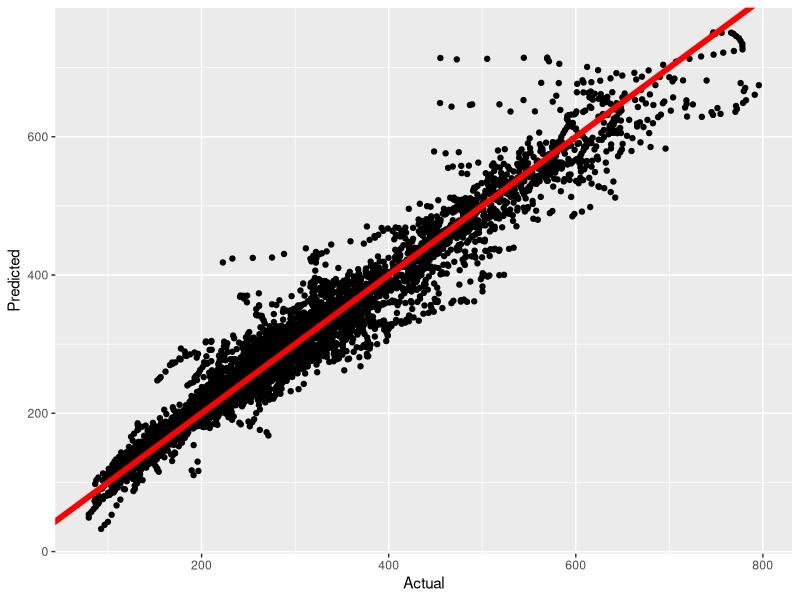
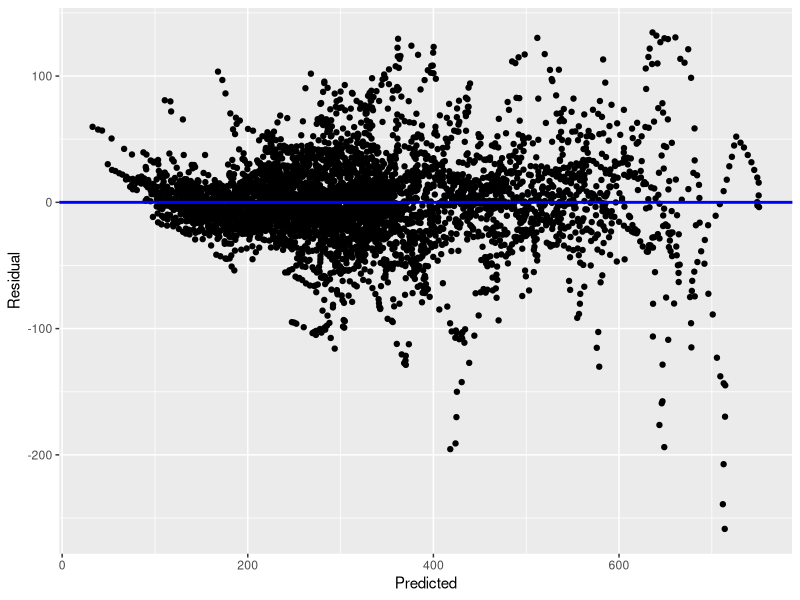
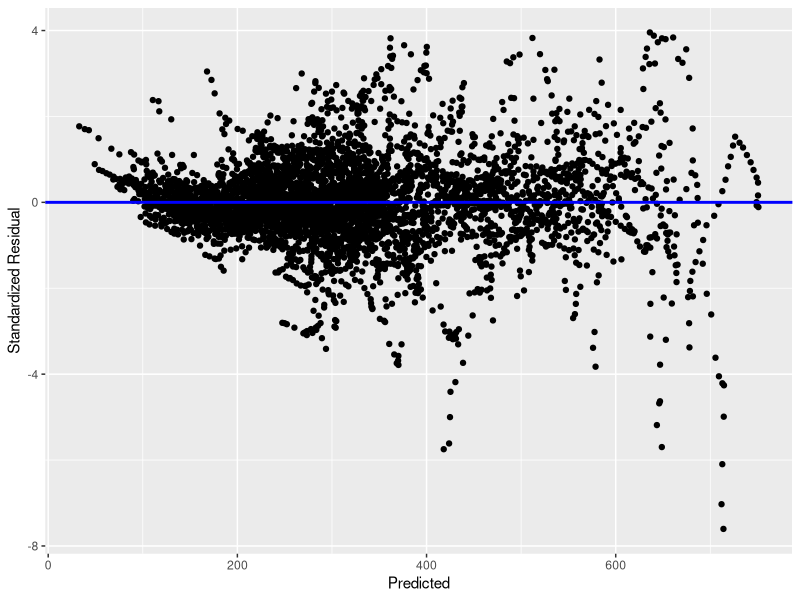
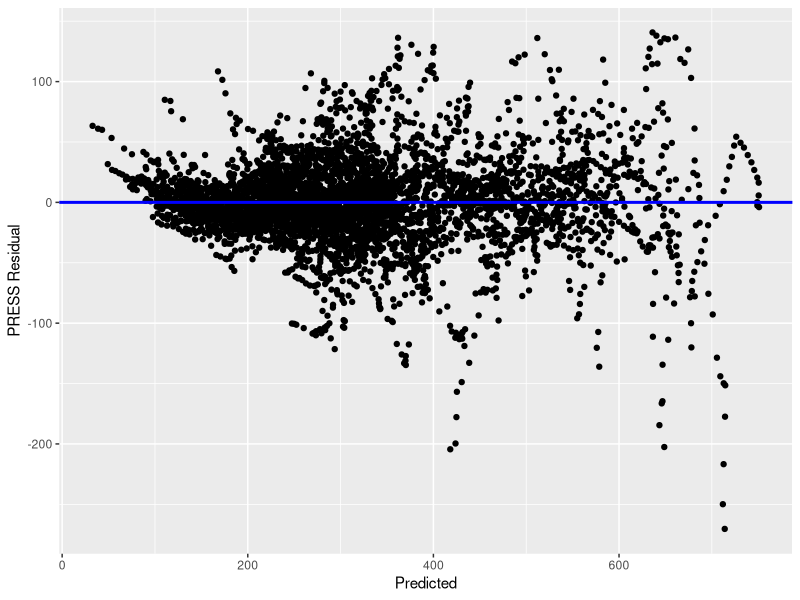
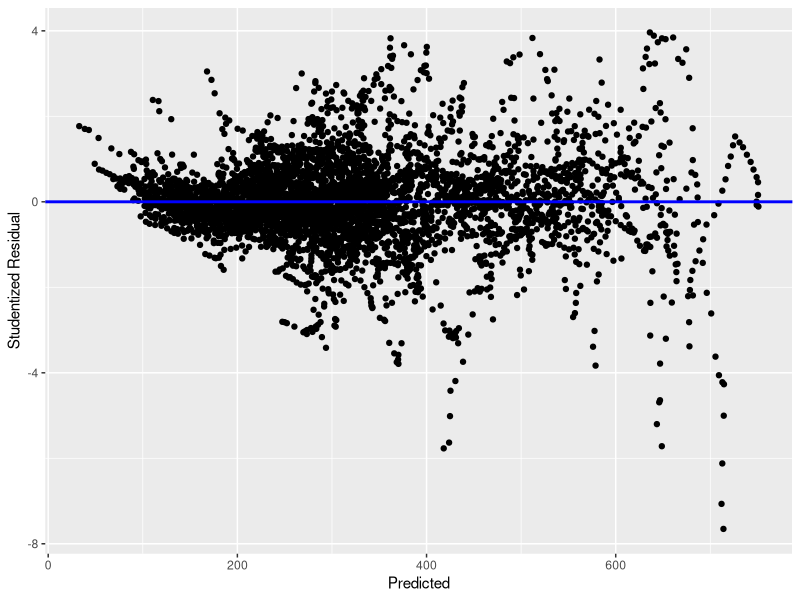
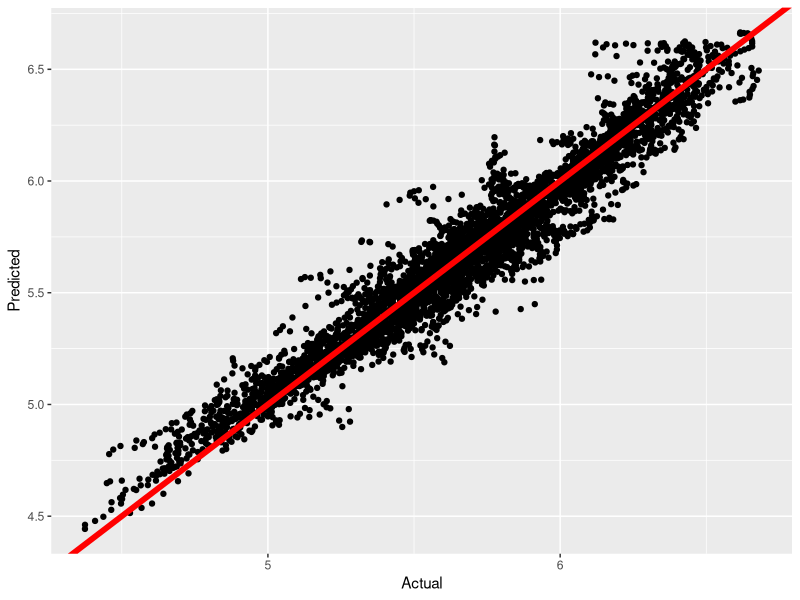
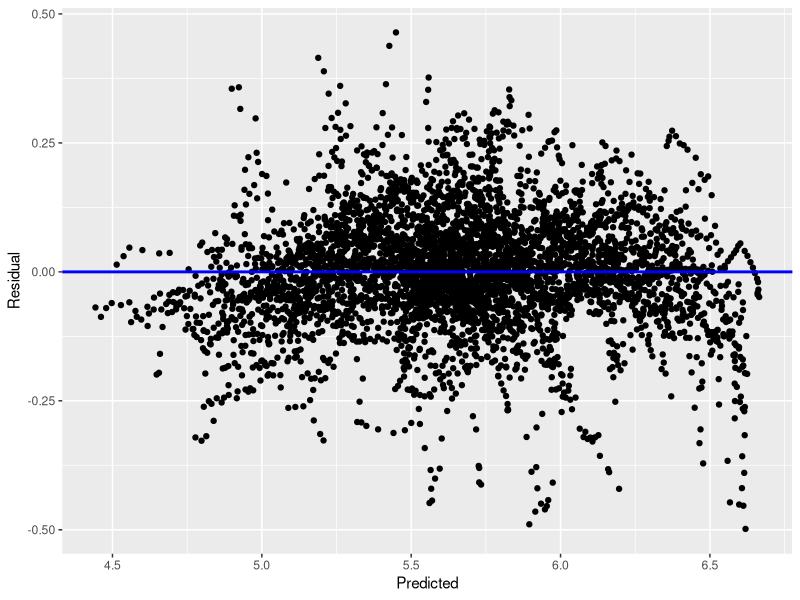
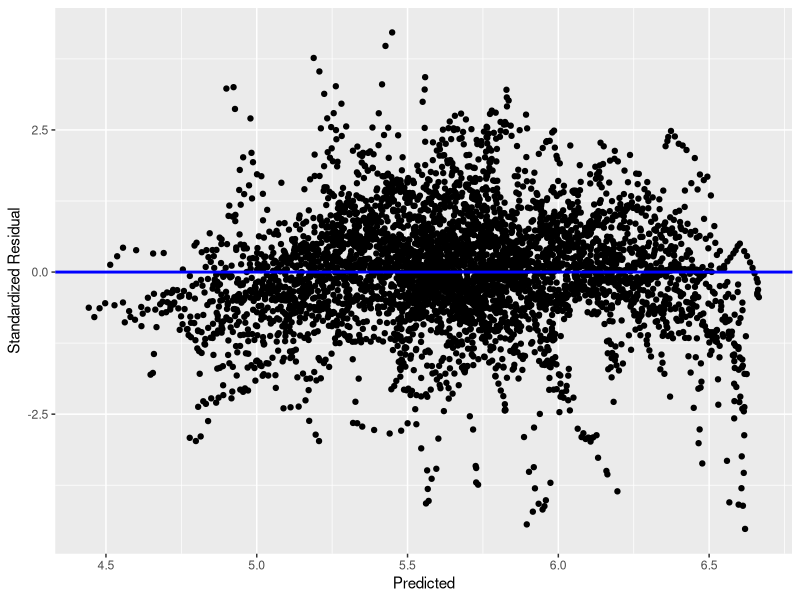

Reproduce these figures in R, in order.
## ---- chunk 1
library(zoo)
library(MASS)
library(tidyverse)
library(lme4)
library(caTools)
library(caret)
final_data <- read.csv("final_data.csv")
## ---- chunk 2
model_data <- final_data %>% 
  group_by(Entity) %>% 
  mutate(GDP_Per_Capita = na.approx(GDP_Per_Capita, maxgap = 25, rule = 2))

model_data <- model_data %>% 
  na.omit()
## ---- chunk 3
formula <- (cardiovasc_deaths ~ mean_bmi +percent_obesity + percent_severe_obesity  + GDP_Per_Capita +factor(Entity) + factor(Year))

model1  <- lm(formula, data=model_data)

PRESS <- function(linear.model) {
  #' calculate the predictive residuals
  pr <- residuals(linear.model)/(1-lm.influence(linear.model)$hat)
  #' calculate the PRESS
  PRESS <- sum(pr^2)
  
  return(pr)
}

model_eval<- function(model, data){

  stanresid<-model %>% 
    rstandard()
  
  yhat <-model %>% 
    predict()
  
  resid <- model$residuals
  
  pressres <- model %>% 
    PRESS()
  
  stures <-  model %>% 
  studres()
  
  stanres <- model %>% 
    rstandard()
  fulldf<-cbind(data$cardiovasc_deaths, yhat, resid, stanres, pressres, stures)
  fulldf = as.data.frame(fulldf)
  names(fulldf) <- c("Y","Y_Hat", "residuals", "standardized_residuals", "press_residuals", "studentized_residuals")
  return(fulldf)
}

residuals_model1<- model_eval(model1, model_data)

errors<- data.frame("Full_Test" = numeric(),"LOOCV" = numeric(),"Segment_Test" = numeric(),"Segment_Train" = numeric())
errors[1,1] <- sqrt(sum((residuals_model1$Y - residuals_model1$Y_Hat)^2)/length(residuals_model1[,1]))
up <-sum(residuals_model1$press_residuals^2)/length(residuals_model1[,1])   
errors[1,2]<-sqrt(up)

#Split data into train and test sets to approximate error for new obs.
set.seed(789)
training_samples <- model_data$cardiovasc_deaths %>% 
    createDataPartition(p= .9, list= FALSE)

training_samples <- training_samples %>% 
  as.vector()

train_data <- model_data[training_samples, ]
test_data <- model_data[-training_samples, ]

train_model  <- lm(formula, data=train_data)

predictions <- train_model %>% 
  predict(test_data)

errors[1,3] <- RMSE(predictions, test_data$cardiovasc_deaths)

predictions <- train_model %>% 
  predict(train_data)

errors[1,4] <- RMSE(predictions, train_data$cardiovasc_deaths)
## ---- chunk 4
ggplot(residuals_model1, aes( Y, Y_Hat))+
       labs(x='Actual', y ='Predicted')+
       geom_point()+
      geom_abline(intercept =0, slope =  1, color='red', size =2)

ggplot(residuals_model1, aes( Y_Hat, residuals))+
  labs(x='Predicted', y ='Residual')+
  geom_point()+
  geom_abline(intercept =0, slope =  0, color='blue', size =1)

ggplot(residuals_model1, aes( Y_Hat, standardized_residuals))+
  labs(x='Predicted', y ='Standardized Residual')+
  geom_point()+
  geom_abline(intercept =0, slope =  0, color='blue', size =1)

ggplot(residuals_model1, aes( Y_Hat, press_residuals))+
  labs(x='Predicted', y ='PRESS Residual')+
  geom_point()+
  geom_abline(intercept =0, slope =  0, color='blue', size =1)

ggplot(residuals_model1, aes( Y_Hat, studentized_residuals))+
  labs(x='Predicted', y ='Studentized Residual')+
  geom_point()+
  geom_abline(intercept =0, slope =  0, color='blue', size =1)

## ---- chunk 5
formula <- (log(cardiovasc_deaths) ~ mean_bmi +percent_obesity + percent_severe_obesity  + GDP_Per_Capita +factor(Entity) + factor(Year))

model2  <- lm(formula, data=model_data)


residuals_model2 <- model_eval(model2, model_data)

residuals_model2$Y <- log(residuals_model2$Y)
## ---- chunk 6
formula <- (log(cardiovasc_deaths) ~ mean_bmi +percent_obesity + percent_severe_obesity  + GDP_Per_Capita +factor(Entity) + factor(Year))

model2  <- lm(formula, data=model_data)


residuals_model2 <- model_eval(model2, model_data)

residuals_model2$Y <-  log(residuals_model2$Y)

errors[2,1] <- RMSE(exp(residuals_model2$Y), exp(residuals_model2$Y_Hat))

Yresid <- exp(residuals_model2$Y) - exp(residuals_model2$Y_Hat)
pr <- Yresid/(1-lm.influence(model2)$hat)
errors[2,2] <- sqrt(sum(pr^2)/length(pr))

train_model  <- lm(formula, data=train_data)

predictions <- train_model %>% 
  predict(test_data) %>% 
  exp()

errors[2,3] <- RMSE(predictions, test_data$cardiovasc_deaths)

predictions <- train_model %>% 
  predict(train_data) %>% 
  exp()
errors[2,4] <- RMSE(predictions, train_data$cardiovasc_deaths)
## ---- chunk 7


#Same plots as before
ggplot(residuals_model2, aes( Y, Y_Hat))+
  labs(x='Actual', y ='Predicted')+
  geom_point()+
  geom_abline(intercept =0, slope =  1, color='red', size =2)

ggplot(residuals_model2, aes( Y_Hat, residuals))+
  labs(x='Predicted', y ='Residual')+
  geom_point()+
  geom_abline(intercept =0, slope =  0, color='blue', size =1)

ggplot(residuals_model2, aes( Y_Hat, standardized_residuals))+
  labs(x='Predicted', y ='Standardized Residual')+
  geom_point()+
  geom_abline(intercept =0, slope =  0, color='blue', size =1)

ggplot(residuals_model2, aes( Y_Hat, press_residuals))+
  labs(x='Predicted', y ='PRESS Residual')+
  geom_point()+
  geom_abline(intercept =0, slope =  0, color='blue', size =1)

ggplot(residuals_model2, aes( Y_Hat, studentized_residuals))+
  labs(x='Predicted', y ='Studentized Residual')+
  geom_point()+
  geom_abline(intercept =0, slope =  0, color='blue', size =1)
## ---- chunk 8
library(lme4)
formula <- (cardiovasc_deaths ~ percent_obesity + percent_severe_obesity + GDP_Per_Capita + 1+(1 + mean_bmi|Entity) + factor(Year))
model_3 <- lmer(formula, data=model_data, REML=FALSE)

predictions <- model_3 %>% 
  predict(model_data)

errors[3,1]<- RMSE( model_data$cardiovasc_deaths, predictions)

train_model <- lmer(formula, data=train_data, REML=FALSE)
predictions <- train_model %>% 
  predict(test_data)
errors[3,3]<- RMSE( test_data$cardiovasc_deaths, predictions)

predictions <- train_model %>% 
  predict(train_data)
errors[3,4]<- RMSE( train_data$cardiovasc_deaths, predictions)

predictions <- model_3 %>% 
  predict(model_data)
residuals_model3 <- as.data.frame(cbind(predictions, model_data$cardiovasc_deaths))
residuals_model3$residuals <- residuals_model3$V2 - residuals_model3$predictions 
names(residuals_model3)[2] <- "actual"
residuals_model3$Entity <- model_data$Entity

## ---- chunk 9

ggplot(residuals_model3, aes( actual, predictions))+
  labs(x='Actual', y ='Predicted')+
  geom_point()+
  geom_abline(intercept =0, slope =  1, color='red', size =2)

ggplot(residuals_model3, aes( predictions, residuals))+
  labs(x='Predicted', y ='Residual')+
  geom_point()+
  geom_abline(intercept =0, slope =  0, color='blue', size =1)
## ---- chunk 10
errors[1, 5] <- "model_1"
errors[2, 5] <- "model_2"
errors[3, 5] <- "model_3"
names(errors)[5] <- "Model"
  
ggplot(errors, aes(x=Model, y=Segment_Test ))+
  labs( x= "Model", y= "Test RMSE") +
  geom_bar(stat="identity", width=.009)
